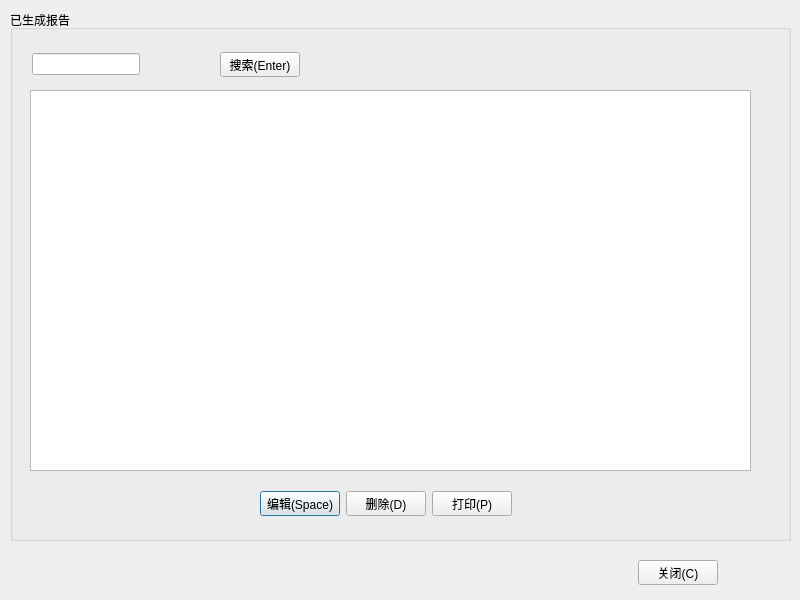
<?xml version="1.0" encoding="UTF-8"?>
<ui version="4.0">
 <class>ProducedReportPage</class>
 <widget class="QDialog" name="ProducedReportPage">
  <property name="geometry">
   <rect>
    <x>0</x>
    <y>0</y>
    <width>800</width>
    <height>600</height>
   </rect>
  </property>
  <property name="windowTitle">
   <string>Dialog</string>
  </property>
  <widget class="QGroupBox" name="groupBox">
   <property name="geometry">
    <rect>
     <x>10</x>
     <y>10</y>
     <width>781</width>
     <height>531</height>
    </rect>
   </property>
   <property name="title">
    <string>已生成报告</string>
   </property>
   <widget class="QWidget" name="layoutWidget">
    <property name="geometry">
     <rect>
      <x>23</x>
      <y>481</y>
      <width>737</width>
      <height>25</height>
     </rect>
    </property>
    <layout class="QHBoxLayout" name="horizontalLayout_2">
     <item>
      <spacer name="horizontalSpacer_3">
       <property name="orientation">
        <enum>Qt::Horizontal</enum>
       </property>
       <property name="sizeHint" stdset="0">
        <size>
         <width>228</width>
         <height>20</height>
        </size>
       </property>
      </spacer>
     </item>
     <item>
      <widget class="QPushButton" name="editBtn">
       <property name="text">
        <string>编辑(Space)</string>
       </property>
       <property name="shortcut">
        <string>Space</string>
       </property>
      </widget>
     </item>
     <item>
      <widget class="QPushButton" name="deleteBtn">
       <property name="text">
        <string>删除(D)</string>
       </property>
       <property name="shortcut">
        <string>D, Ctrl+C</string>
       </property>
      </widget>
     </item>
     <item>
      <widget class="QPushButton" name="printBtn">
       <property name="text">
        <string>打印(P)</string>
       </property>
       <property name="shortcut">
        <string>P</string>
       </property>
      </widget>
     </item>
     <item>
      <spacer name="horizontalSpacer_6">
       <property name="orientation">
        <enum>Qt::Horizontal</enum>
       </property>
       <property name="sizeHint" stdset="0">
        <size>
         <width>258</width>
         <height>20</height>
        </size>
       </property>
      </spacer>
     </item>
    </layout>
   </widget>
   <widget class="QWidget" name="layoutWidget">
    <property name="geometry">
     <rect>
      <x>22</x>
      <y>42</y>
      <width>716</width>
      <height>25</height>
     </rect>
    </property>
    <layout class="QHBoxLayout" name="horizontalLayout">
     <item>
      <widget class="QLineEdit" name="lineEdit"/>
     </item>
     <item>
      <spacer name="horizontalSpacer">
       <property name="orientation">
        <enum>Qt::Horizontal</enum>
       </property>
       <property name="sizeHint" stdset="0">
        <size>
         <width>40</width>
         <height>20</height>
        </size>
       </property>
      </spacer>
     </item>
     <item>
      <widget class="QPushButton" name="enterBtn">
       <property name="text">
        <string>搜索(Enter)</string>
       </property>
       <property name="shortcut">
        <string>Return, Ctrl+C</string>
       </property>
      </widget>
     </item>
     <item>
      <spacer name="horizontalSpacer_2">
       <property name="orientation">
        <enum>Qt::Horizontal</enum>
       </property>
       <property name="sizeHint" stdset="0">
        <size>
         <width>448</width>
         <height>20</height>
        </size>
       </property>
      </spacer>
     </item>
    </layout>
   </widget>
   <widget class="QTableView" name="tableView">
    <property name="geometry">
     <rect>
      <x>20</x>
      <y>80</y>
      <width>721</width>
      <height>381</height>
     </rect>
    </property>
   </widget>
   <zorder>layoutWidget</zorder>
   <zorder>layoutWidget</zorder>
   <zorder>tableView</zorder>
   <zorder>horizontalSpacer_3</zorder>
  </widget>
  <widget class="QWidget" name="layoutWidget">
   <property name="geometry">
    <rect>
     <x>10</x>
     <y>560</y>
     <width>765</width>
     <height>25</height>
    </rect>
   </property>
   <layout class="QHBoxLayout" name="horizontalLayout_3">
    <item>
     <spacer name="horizontalSpacer_7">
      <property name="orientation">
       <enum>Qt::Horizontal</enum>
      </property>
      <property name="sizeHint" stdset="0">
       <size>
        <width>628</width>
        <height>20</height>
       </size>
      </property>
     </spacer>
    </item>
    <item>
     <widget class="QPushButton" name="closeBtn">
      <property name="text">
       <string>关闭(C)</string>
      </property>
      <property name="shortcut">
       <string>C</string>
      </property>
     </widget>
    </item>
    <item>
     <spacer name="horizontalSpacer_8">
      <property name="orientation">
       <enum>Qt::Horizontal</enum>
      </property>
      <property name="sizeHint" stdset="0">
       <size>
        <width>48</width>
        <height>20</height>
       </size>
      </property>
     </spacer>
    </item>
   </layout>
  </widget>
 </widget>
 <resources/>
 <connections/>
</ui>
